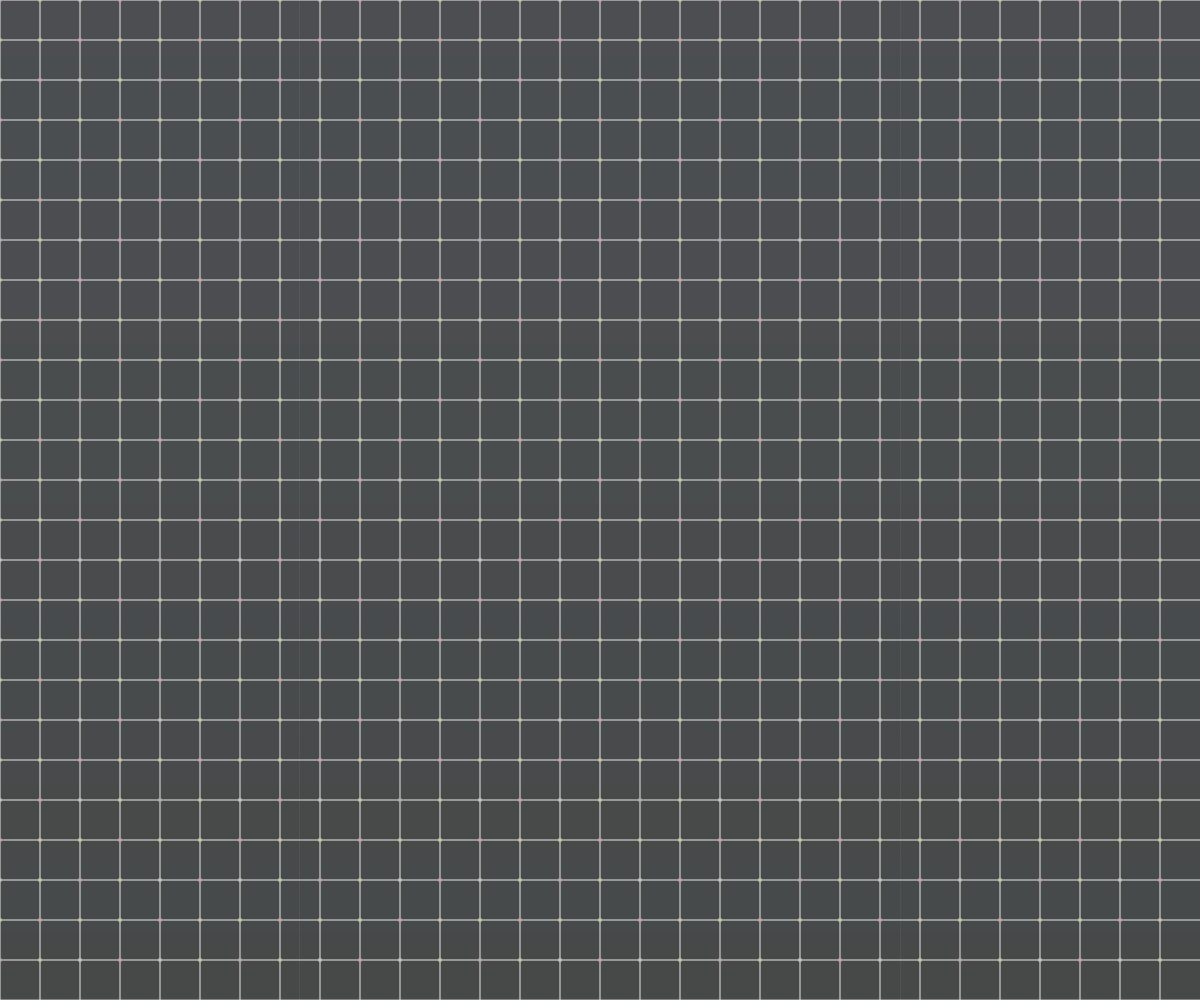
Frame 1 (no input)
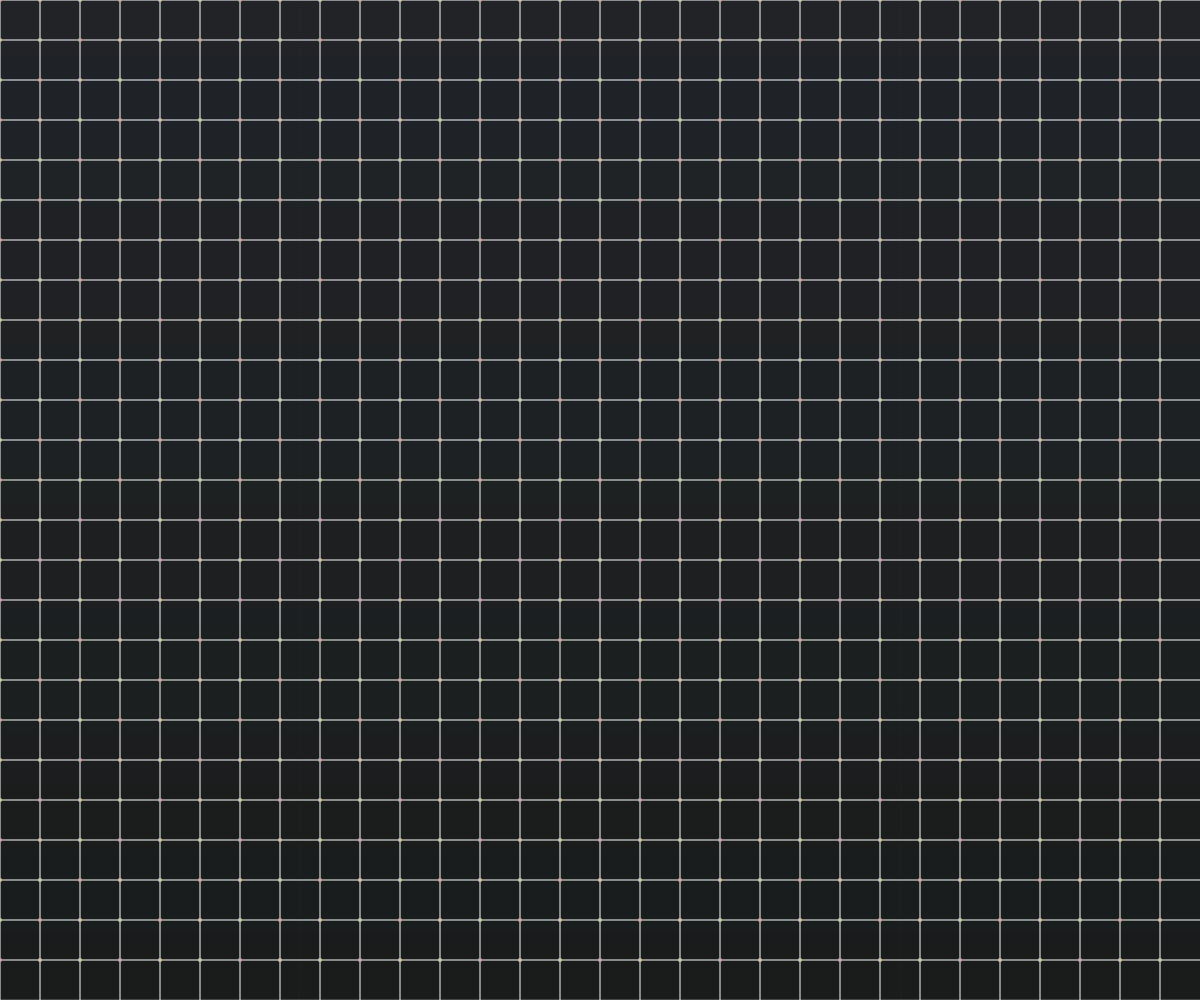
Frame 2 (the mouse pressed at the canvas centre, redrawn once)

The p5.js sketch that drew these frames (run headless with seeded random() and noise() and a simulated clock; the mouse was pressed at the canvas centre and the sketch redrawn once):

// p5.js sketch
// ── sketch.js
function setup() {
  createCanvas(windowWidth, windowHeight);
  colorMode(HSB, 360, 100, 100, 1);
  noLoop();
}

function draw() {
  // Create a smooth gradient background
  for (let y = 0; y < height; y++) {
    let inter = map(y, 0, height, 0, 1);
    let c = lerpColor(color(220, 30, 10), color(180, 20, 5), inter);
    stroke(c);
    line(0, y, width, y);
  }

  // Draw grid lines
  stroke(0, 0, 90);
  strokeWeight(1);

  let gridSize = 40;
  for (let x = 0; x < width; x += gridSize) {
    line(x, 0, x, height);
  }
  for (let y = 0; y < height; y += gridSize) {
    line(0, y, width, y);
  }

  // Draw intersections with subtle color variation
  noStroke();
  for (let x = 0; x < width; x += gridSize) {
    for (let y = 0; y < height; y += gridSize) {
      fill((x + y) % 120, 20, 80);
      ellipse(x, y, 4, 4);
    }
  }
}

function windowResized() {
  resizeCanvas(windowWidth, windowHeight);
}
